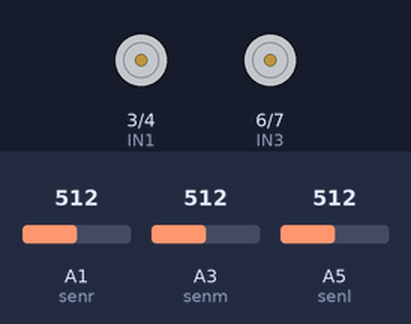
This sketch was run on a simulated Arduino Uno, built with avr-gcc and run on an emulated ATmega328P. Parts: motor-driver pin pairs drawn as motors (green arrow = first pin HIGH = forward, orange = second pin HIGH = backward, longer = more drive, scaled by the enable pin). The test bench sets the inputs (shaded band); at power-on: A1 (senr) = 512, A3 (senm) = 512, A5 (senl) = 512.

Above: at 1.2 s.
1.3 s: A1 (senr) set to 523
At 2.1 s:
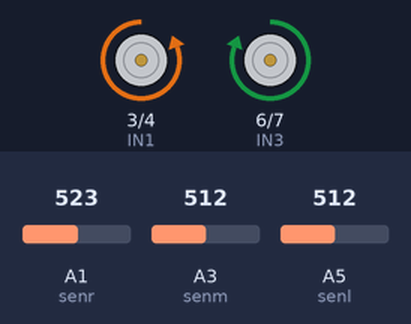
2.8 s: A3 (senm) set to 535
At 3.2 s:
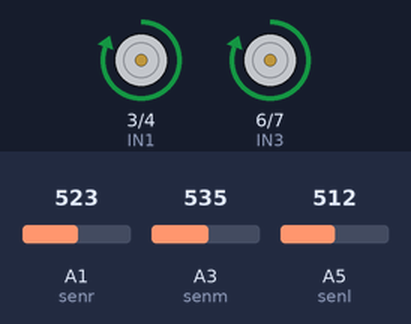
4.3 s: A5 (senl) set to 543
At 5.5 s:
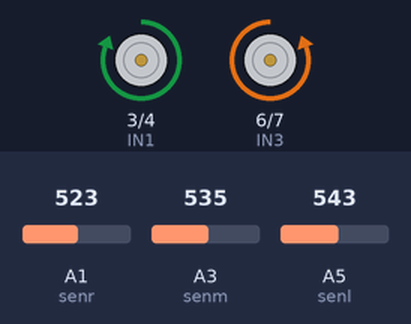
5.8 s: A5 (senl) set to 511
At 6.7 s:
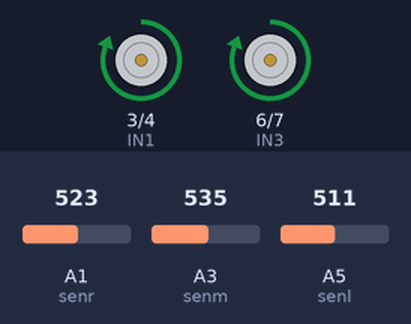
7.3 s: A5 (senl) set to 716
At 7.8 s:
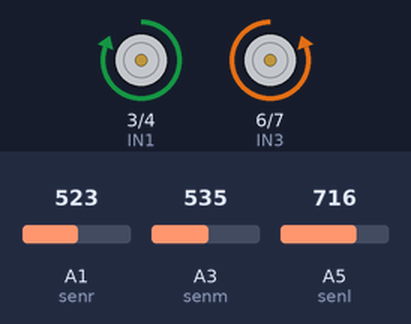
Timing chart, 0 to 9.8 s (numbered marks = the images above; inputs shaded):
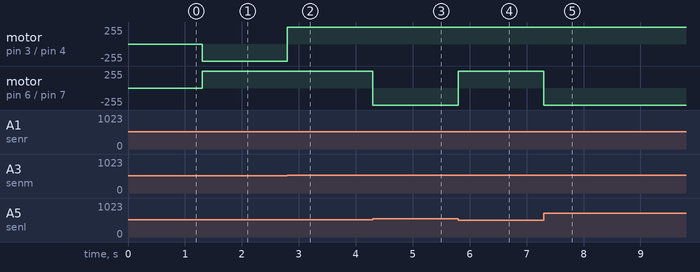

Measured:
- the behaviour switches between 512 and 513 on A1 (senr) (found by bisection; images 0 and 1)
- the behaviour switches between 523 and 524 on A3 (senm) (found by bisection; images 1 and 2)
- the behaviour switches between 535 and 536 on A5 (senl) (found by bisection; images 2 and 3)
- after the input at 1.3 s, motor on pin 3 (IN1) / pin 4 (IN2): stopped → backward 255/255 at once; motor on pin 6 (IN3) / pin 7 (IN4): stopped → forward 255/255 at once
- after the input at 2.8 s, motor on pin 3 (IN1) / pin 4 (IN2): backward 255/255 → forward 255/255 at once
- after the input at 4.3 s, motor on pin 6 (IN3) / pin 7 (IN4): forward 255/255 → backward 255/255 at once
- after the input at 5.8 s, motor on pin 6 (IN3) / pin 7 (IN4): backward 255/255 → forward 255/255 at once
- after the input at 7.3 s, motor on pin 6 (IN3) / pin 7 (IN4): forward 255/255 → backward 255/255 at once

The sketch:

Fire_follower.ino
```cpp
int ENA=2;
int IN1=3;
int IN2=4;

int ENB=5;
int IN3=6;
int IN4=7;

int senl=A5;
int senr=A1;
int senm=A3;

int lsen=0;
int rsen=0;
int msen=0;

void setup ()
{

  pinMode(ENA,OUTPUT);
  pinMode(IN1,OUTPUT);
  pinMode(IN2,OUTPUT);
  pinMode(IN3,OUTPUT);
  pinMode(IN4,OUTPUT);
  pinMode(ENB,OUTPUT);

}
void loop(){

sensor();


    if (lsen>rsen & lsen>msen){
       left(); }
    if (rsen>msen & rsen>lsen){
       right(); }
    if (msen>rsen & msen>lsen & msen<1003){
       forward(); }
    if (msen>1003){
       Stop(); }
    if (lsen<300 &msen<300 & rsen<300){
       right(); }

}
void sensor(){
  lsen=analogRead(senl);
  msen=analogRead(senm);
  rsen=analogRead(senr);

}


void forward(){
 digitalWrite(ENA,1);
 digitalWrite(ENB,1);
 digitalWrite(IN1,1);
 digitalWrite(IN2,0);
 digitalWrite(IN3,1);
 digitalWrite(IN4,0);
}
void backward(){

 digitalWrite(ENA,1);
 digitalWrite(ENB,1);
 digitalWrite(IN1,0);
 digitalWrite(IN2,1);
 digitalWrite(IN3,0);
 digitalWrite(IN4,1);
}
void Stop(){
 digitalWrite(ENA,0);
 digitalWrite(ENB,0);
 digitalWrite(IN1,0);
 digitalWrite(IN2,0);
 digitalWrite(IN3,0);
 digitalWrite(IN4,0);
}
void left(){
 digitalWrite(ENA,1);
 digitalWrite(ENB,1);
 digitalWrite(IN1,1);
 digitalWrite(IN2,0);
 digitalWrite(IN3,0);
 digitalWrite(IN4,1);
}
void right(){
 digitalWrite(ENA,1);
 digitalWrite(ENB,1);
 digitalWrite(IN1,0);
 digitalWrite(IN2,1);
 digitalWrite(IN3,1);
 digitalWrite(IN4,0);
}
```
